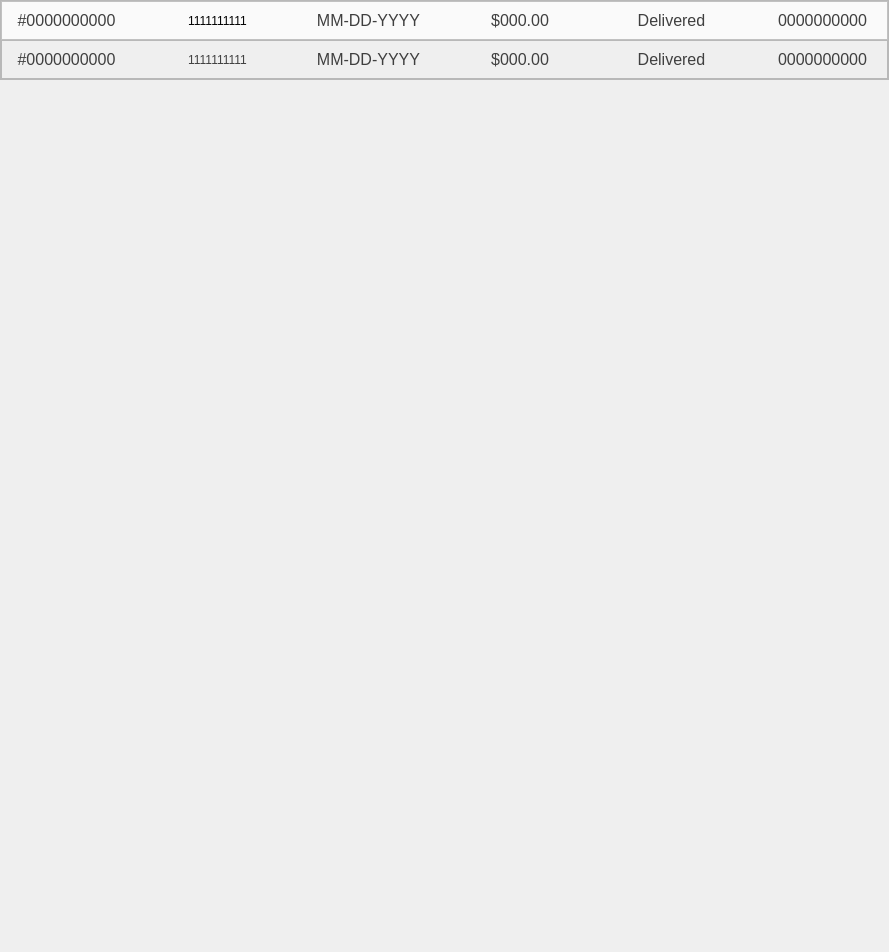
                 <widget class="QWidget" name="scrollAreaWidgetContents">
                  <property name="geometry">
                   <rect>
                    <x>0</x>
                    <y>0</y>
                    <width>889</width>
                    <height>952</height>
                   </rect>
                  </property>
                  <layout class="QVBoxLayout" name="verticalLayout_10">
                   <property name="leftMargin">
                    <number>0</number>
                   </property>
                   <property name="topMargin">
                    <number>0</number>
                   </property>
                   <property name="rightMargin">
                    <number>0</number>
                   </property>
                   <property name="bottomMargin">
                    <number>0</number>
                   </property>
                   <item>
                    <widget class="QFrame" name="frame">
                     <property name="frameShape">
                      <enum>QFrame::StyledPanel</enum>
                     </property>
                     <property name="frameShadow">
                      <enum>QFrame::Raised</enum>
                     </property>
                     <layout class="QVBoxLayout" name="verticalLayout_9">
                      <property name="spacing">
                       <number>0</number>
                      </property>
                      <property name="leftMargin">
                       <number>0</number>
                      </property>
                      <property name="topMargin">
                       <number>0</number>
                      </property>
                      <property name="rightMargin">
                       <number>0</number>
                      </property>
                      <property name="bottomMargin">
                       <number>0</number>
                      </property>
                      <item>
                       <widget class="QFrame" name="frame_14">
                        <property name="styleSheet">
                         <string notr="true">background:rgb(250,250,250);
border-left:none;border-right:none;
</string>
                        </property>
                        <property name="frameShape">
                         <enum>QFrame::StyledPanel</enum>
                        </property>
                        <property name="frameShadow">
                         <enum>QFrame::Raised</enum>
                        </property>
                        <layout class="QHBoxLayout" name="horizontalLayout_12">
                         <property name="spacing">
                          <number>40</number>
                         </property>
                         <item>
                          <widget class="QLabel" name="label_26">
                           <property name="font">
                            <font>
                             <pointsize>12</pointsize>
                            </font>
                           </property>
                           <property name="styleSheet">
                            <string notr="true">color:rgb(63,63,63);
</string>
                           </property>
                           <property name="text">
                            <string>#0000000000</string>
                           </property>
                           <property name="alignment">
                            <set>Qt::AlignCenter</set>
                           </property>
                          </widget>
                         </item>
                         <item>
                          <widget class="QLabel" name="label_37">
                           <property name="text">
                            <string>1111111111</string>
                           </property>
                           <property name="alignment">
                            <set>Qt::AlignCenter</set>
                           </property>
                          </widget>
                         </item>
                         <item>
                          <widget class="QLabel" name="label_27">
                           <property name="font">
                            <font>
                             <pointsize>12</pointsize>
                            </font>
                           </property>
                           <property name="styleSheet">
                            <string notr="true">color:rgb(63,63,63);
</string>
                           </property>
                           <property name="text">
                            <string>MM-DD-YYYY</string>
                           </property>
                           <property name="alignment">
                            <set>Qt::AlignCenter</set>
                           </property>
                          </widget>
                         </item>
                         <item>
                          <widget class="QLabel" name="label_28">
                           <property name="font">
                            <font>
                             <pointsize>12</pointsize>
                            </font>
                           </property>
                           <property name="styleSheet">
                            <string notr="true">color:rgb(63,63,63);
</string>
                           </property>
                           <property name="text">
                            <string>$000.00</string>
                           </property>
                           <property name="alignment">
                            <set>Qt::AlignCenter</set>
                           </property>
                          </widget>
                         </item>
                         <item>
                          <widget class="QLabel" name="label_29">
                           <property name="font">
                            <font>
                             <pointsize>12</pointsize>
                            </font>
                           </property>
                           <property name="styleSheet">
                            <string notr="true">color:rgb(63,63,63);
</string>
                           </property>
                           <property name="text">
                            <string>Delivered</string>
                           </property>
                           <property name="alignment">
                            <set>Qt::AlignCenter</set>
                           </property>
                          </widget>
                         </item>
                         <item>
                          <widget class="QLabel" name="label_30">
                           <property name="font">
                            <font>
                             <pointsize>12</pointsize>
                            </font>
                           </property>
                           <property name="styleSheet">
                            <string notr="true">color:rgb(63,63,63);
</string>
                           </property>
                           <property name="text">
                            <string>0000000000</string>
                           </property>
                           <property name="alignment">
                            <set>Qt::AlignCenter</set>
                           </property>
                          </widget>
                         </item>
                        </layout>
                       </widget>
                      </item>
                      <item>
                       <widget class="QFrame" name="frame_15">
                        <property name="styleSheet">
                         <string notr="true">color:rgb(240,240,240);
border-left:none;border-right:none;
</string>
                        </property>
                        <property name="frameShape">
                         <enum>QFrame::StyledPanel</enum>
                        </property>
                        <property name="frameShadow">
                         <enum>QFrame::Raised</enum>
                        </property>
                        <layout class="QHBoxLayout" name="horizontalLayout_13">
                         <property name="spacing">
                          <number>40</number>
                         </property>
                         <item>
                          <widget class="QLabel" name="label_31">
                           <property name="font">
                            <font>
                             <pointsize>12</pointsize>
                            </font>
                           </property>
                           <property name="styleSheet">
                            <string notr="true">color:rgb(63,63,63);
</string>
                           </property>
                           <property name="text">
                            <string>#0000000000</string>
                           </property>
                           <property name="alignment">
                            <set>Qt::AlignCenter</set>
                           </property>
                          </widget>
                         </item>
                         <item>
                          <widget class="QLabel" name="label_38">
                           <property name="styleSheet">
                            <string notr="true">color:rgb(63,63,63);
</string>
                           </property>
                           <property name="text">
                            <string>1111111111</string>
                           </property>
                           <property name="alignment">
                            <set>Qt::AlignCenter</set>
                           </property>
                          </widget>
                         </item>
                         <item>
                          <widget class="QLabel" name="label_32">
                           <property name="font">
                            <font>
                             <pointsize>12</pointsize>
                            </font>
                           </property>
                           <property name="styleSheet">
                            <string notr="true">color:rgb(63,63,63);
</string>
                           </property>
                           <property name="text">
                            <string>MM-DD-YYYY</string>
                           </property>
                           <property name="alignment">
                            <set>Qt::AlignCenter</set>
                           </property>
                          </widget>
                         </item>
                         <item>
                          <widget class="QLabel" name="label_33">
                           <property name="font">
                            <font>
                             <pointsize>12</pointsize>
                            </font>
                           </property>
                           <property name="styleSheet">
                            <string notr="true">color:rgb(63,63,63);
</string>
                           </property>
                           <property name="text">
                            <string>$000.00</string>
                           </property>
                           <property name="alignment">
                            <set>Qt::AlignCenter</set>
                           </property>
                          </widget>
                         </item>
                         <item>
                          <widget class="QLabel" name="label_34">
                           <property name="font">
                            <font>
                             <pointsize>12</pointsize>
                            </font>
                           </property>
                           <property name="styleSheet">
                            <string notr="true">color:rgb(63,63,63);
</string>
                           </property>
                           <property name="text">
                            <string>Delivered</string>
                           </property>
                           <property name="alignment">
                            <set>Qt::AlignCenter</set>
                           </property>
                          </widget>
                         </item>
                         <item>
                          <widget class="QLabel" name="label_35">
                           <property name="font">
                            <font>
                             <pointsize>12</pointsize>
                            </font>
                           </property>
                           <property name="styleSheet">
                            <string notr="true">color:rgb(63,63,63);
</string>
                           </property>
                           <property name="text">
                            <string>0000000000</string>
                           </property>
                           <property name="alignment">
                            <set>Qt::AlignCenter</set>
                           </property>
                          </widget>
                         </item>
                        </layout>
                       </widget>
                      </item>
                     </layout>
                    </widget>
                   </item>
                   <item>
                    <spacer name="verticalSpacer_4">
                     <property name="orientation">
                      <enum>Qt::Vertical</enum>
                     </property>
                     <property name="sizeHint" stdset="0">
                      <size>
                       <width>20</width>
                       <height>847</height>
                      </size>
                     </property>
                    </spacer>
                   </item>
                  </layout>
                 </widget>
